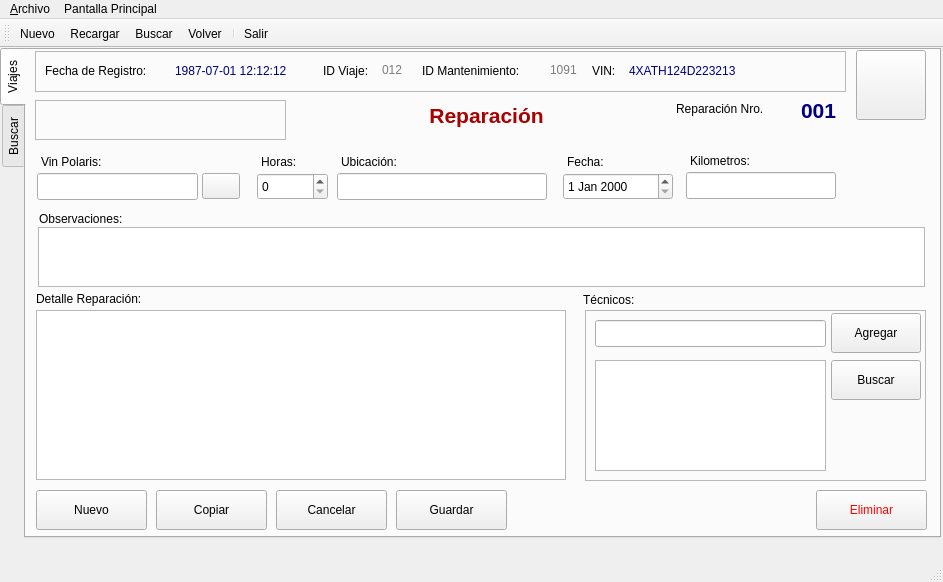
<?xml version="1.0" encoding="UTF-8"?>
<ui version="4.0">
 <class>frmViaje</class>
 <widget class="QMainWindow" name="frmViaje">
  <property name="geometry">
   <rect>
    <x>0</x>
    <y>0</y>
    <width>943</width>
    <height>582</height>
   </rect>
  </property>
  <property name="acceptDrops">
   <bool>true</bool>
  </property>
  <property name="windowTitle">
   <string>Viajes Mantenimientos</string>
  </property>
  <property name="windowIcon">
   <iconset resource="polaris.qrc">
    <normaloff>:/Icons/icons/gear.png</normaloff>:/Icons/icons/gear.png</iconset>
  </property>
  <property name="documentMode">
   <bool>false</bool>
  </property>
  <property name="tabShape">
   <enum>QTabWidget::Rounded</enum>
  </property>
  <widget class="QWidget" name="centralwidget">
   <widget class="QTabWidget" name="tabWidget">
    <property name="geometry">
     <rect>
      <x>0</x>
      <y>0</y>
      <width>941</width>
      <height>490</height>
     </rect>
    </property>
    <property name="toolTip">
     <string notr="true"/>
    </property>
    <property name="styleSheet">
     <string notr="true"/>
    </property>
    <property name="tabPosition">
     <enum>QTabWidget::West</enum>
    </property>
    <property name="currentIndex">
     <number>0</number>
    </property>
    <property name="iconSize">
     <size>
      <width>16</width>
      <height>16</height>
     </size>
    </property>
    <property name="documentMode">
     <bool>false</bool>
    </property>
    <property name="tabsClosable">
     <bool>false</bool>
    </property>
    <property name="movable">
     <bool>true</bool>
    </property>
    <widget class="QWidget" name="tab_form">
     <attribute name="icon">
      <iconset>
       <normalon>:/Icons/icons/flag_black.png</normalon>
      </iconset>
     </attribute>
     <attribute name="title">
      <string>Viajes</string>
     </attribute>
     <widget class="QFrame" name="frame">
      <property name="geometry">
       <rect>
        <x>9</x>
        <y>1</y>
        <width>811</width>
        <height>41</height>
       </rect>
      </property>
      <property name="frameShape">
       <enum>QFrame::StyledPanel</enum>
      </property>
      <property name="frameShadow">
       <enum>QFrame::Raised</enum>
      </property>
      <widget class="QLabel" name="lbl_id_viajea">
       <property name="geometry">
        <rect>
         <x>288</x>
         <y>10</y>
         <width>61</width>
         <height>20</height>
        </rect>
       </property>
       <property name="text">
        <string>ID Viaje:</string>
       </property>
      </widget>
      <widget class="QLabel" name="lbl_id_viajeb">
       <property name="geometry">
        <rect>
         <x>347</x>
         <y>4</y>
         <width>41</width>
         <height>31</height>
        </rect>
       </property>
       <property name="toolTip">
        <string>Identificador del Viaje</string>
       </property>
       <property name="text">
        <string>&lt;html&gt;&lt;head/&gt;&lt;body&gt;&lt;p&gt;&lt;span style=&quot; color:#7c7c7c;&quot;&gt;012&lt;/span&gt;&lt;/p&gt;&lt;/body&gt;&lt;/html&gt;</string>
       </property>
      </widget>
      <widget class="QLabel" name="lbl_fecha_registroa">
       <property name="geometry">
        <rect>
         <x>10</x>
         <y>10</y>
         <width>131</width>
         <height>20</height>
        </rect>
       </property>
       <property name="text">
        <string>Fecha de Registro:</string>
       </property>
      </widget>
      <widget class="QLabel" name="lbl_fecha_registrob">
       <property name="geometry">
        <rect>
         <x>140</x>
         <y>10</y>
         <width>151</width>
         <height>20</height>
        </rect>
       </property>
       <property name="toolTip">
        <string>Fecha de Registro en el sistema</string>
       </property>
       <property name="text">
        <string>&lt;html&gt;&lt;head/&gt;&lt;body&gt;&lt;p&gt;&lt;span style=&quot; color:#00007f;&quot;&gt;1987-07-01 12:12:12&lt;/span&gt;&lt;/p&gt;&lt;/body&gt;&lt;/html&gt;</string>
       </property>
      </widget>
      <widget class="QLabel" name="lbl_vina">
       <property name="geometry">
        <rect>
         <x>557</x>
         <y>10</y>
         <width>31</width>
         <height>20</height>
        </rect>
       </property>
       <property name="text">
        <string>VIN:</string>
       </property>
      </widget>
      <widget class="QLabel" name="lbl_vinb">
       <property name="geometry">
        <rect>
         <x>594</x>
         <y>10</y>
         <width>151</width>
         <height>20</height>
        </rect>
       </property>
       <property name="toolTip">
        <string>Numero de vin del vehiculo</string>
       </property>
       <property name="text">
        <string>&lt;html&gt;&lt;head/&gt;&lt;body&gt;&lt;p&gt;&lt;span style=&quot; color:#00007f;&quot;&gt;4XATH124D223213&lt;/span&gt;&lt;/p&gt;&lt;/body&gt;&lt;/html&gt;</string>
       </property>
      </widget>
      <widget class="QLabel" name="lbl_id_mantenimientoa">
       <property name="geometry">
        <rect>
         <x>387</x>
         <y>10</y>
         <width>127</width>
         <height>20</height>
        </rect>
       </property>
       <property name="text">
        <string>ID Mantenimiento:</string>
       </property>
      </widget>
      <widget class="QLabel" name="lbl_id_mantenimientob">
       <property name="geometry">
        <rect>
         <x>515</x>
         <y>4</y>
         <width>41</width>
         <height>31</height>
        </rect>
       </property>
       <property name="toolTip">
        <string>Identificador de mantenimiento</string>
       </property>
       <property name="text">
        <string>&lt;html&gt;&lt;head/&gt;&lt;body&gt;&lt;p&gt;&lt;span style=&quot; color:#7c7c7c;&quot;&gt;1091&lt;/span&gt;&lt;/p&gt;&lt;/body&gt;&lt;/html&gt;</string>
       </property>
      </widget>
     </widget>
     <widget class="QLabel" name="lbl_vin_polaris">
      <property name="geometry">
       <rect>
        <x>15</x>
        <y>103</y>
        <width>81</width>
        <height>17</height>
       </rect>
      </property>
      <property name="text">
       <string>Vin Polaris:</string>
      </property>
     </widget>
     <widget class="QLabel" name="lbl_detalle_reparacion">
      <property name="geometry">
       <rect>
        <x>10</x>
        <y>240</y>
        <width>161</width>
        <height>17</height>
       </rect>
      </property>
      <property name="text">
       <string>Detalle Reparación:</string>
      </property>
     </widget>
     <widget class="QPushButton" name="btn_guardar">
      <property name="geometry">
       <rect>
        <x>370</x>
        <y>440</y>
        <width>111</width>
        <height>40</height>
       </rect>
      </property>
      <property name="text">
       <string>Guardar</string>
      </property>
      <property name="icon">
       <iconset resource="polaris.qrc">
        <normaloff>:/Icons/icons/filesave.png</normaloff>:/Icons/icons/filesave.png</iconset>
      </property>
     </widget>
     <widget class="QPushButton" name="btn_cancelar">
      <property name="geometry">
       <rect>
        <x>250</x>
        <y>440</y>
        <width>111</width>
        <height>40</height>
       </rect>
      </property>
      <property name="text">
       <string>Cancelar</string>
      </property>
      <property name="icon">
       <iconset>
        <normaloff>:/Icons/icons/button_cancel.png</normaloff>
        <normalon>:/Icons/icons/mail_delete.png</normalon>:/Icons/icons/button_cancel.png</iconset>
      </property>
     </widget>
     <widget class="QPushButton" name="btn_copiar">
      <property name="geometry">
       <rect>
        <x>130</x>
        <y>440</y>
        <width>111</width>
        <height>40</height>
       </rect>
      </property>
      <property name="text">
       <string>Copiar</string>
      </property>
      <property name="icon">
       <iconset>
        <normaloff>:/Icons/icons/document_multiple.png</normaloff>
        <normalon>:/Icons/icons/editpaste.png</normalon>:/Icons/icons/document_multiple.png</iconset>
      </property>
     </widget>
     <widget class="QPushButton" name="btn_nuevo">
      <property name="geometry">
       <rect>
        <x>10</x>
        <y>440</y>
        <width>111</width>
        <height>40</height>
       </rect>
      </property>
      <property name="text">
       <string>Nuevo</string>
      </property>
      <property name="icon">
       <iconset>
        <normalon>:/Icons/icons/filenew.png</normalon>
       </iconset>
      </property>
     </widget>
     <widget class="QPushButton" name="btn_home">
      <property name="geometry">
       <rect>
        <x>830</x>
        <y>0</y>
        <width>70</width>
        <height>70</height>
       </rect>
      </property>
      <property name="toolTip">
       <string>Regreasar al Panel de Control</string>
      </property>
      <property name="text">
       <string/>
      </property>
      <property name="icon">
       <iconset>
        <normalon>:/Icons/icons/folder_home2.png</normalon>
       </iconset>
      </property>
      <property name="iconSize">
       <size>
        <width>56</width>
        <height>56</height>
       </size>
      </property>
     </widget>
     <widget class="QPushButton" name="btn_primero">
      <property name="geometry">
       <rect>
        <x>17</x>
        <y>50</y>
        <width>41</width>
        <height>41</height>
       </rect>
      </property>
      <property name="toolTip">
       <string comment="Primer Registro">&lt;html&gt;&lt;head/&gt;&lt;body&gt;&lt;p&gt;Primer Registro&lt;/p&gt;&lt;/body&gt;&lt;/html&gt;</string>
      </property>
      <property name="text">
       <string/>
      </property>
      <property name="icon">
       <iconset>
        <normalon>:/Icons/icons/start.png</normalon>
       </iconset>
      </property>
      <property name="iconSize">
       <size>
        <width>32</width>
        <height>32</height>
       </size>
      </property>
      <property name="autoDefault">
       <bool>false</bool>
      </property>
      <property name="default">
       <bool>false</bool>
      </property>
      <property name="flat">
       <bool>true</bool>
      </property>
     </widget>
     <widget class="QPushButton" name="btn_anterior">
      <property name="geometry">
       <rect>
        <x>67</x>
        <y>50</y>
        <width>41</width>
        <height>41</height>
       </rect>
      </property>
      <property name="toolTip">
       <string>&lt;html&gt;&lt;head/&gt;&lt;body&gt;&lt;p&gt;Registro Anterior&lt;/p&gt;&lt;/body&gt;&lt;/html&gt;</string>
      </property>
      <property name="text">
       <string/>
      </property>
      <property name="icon">
       <iconset>
        <normalon>:/Icons/icons/previous.png</normalon>
       </iconset>
      </property>
      <property name="iconSize">
       <size>
        <width>32</width>
        <height>32</height>
       </size>
      </property>
      <property name="autoDefault">
       <bool>false</bool>
      </property>
      <property name="default">
       <bool>false</bool>
      </property>
      <property name="flat">
       <bool>true</bool>
      </property>
     </widget>
     <widget class="QPushButton" name="btn_siguiente">
      <property name="geometry">
       <rect>
        <x>157</x>
        <y>50</y>
        <width>41</width>
        <height>41</height>
       </rect>
      </property>
      <property name="toolTip">
       <string>&lt;html&gt;&lt;head/&gt;&lt;body&gt;&lt;p&gt;Siguiente Registro&lt;/p&gt;&lt;/body&gt;&lt;/html&gt;</string>
      </property>
      <property name="text">
       <string/>
      </property>
      <property name="icon">
       <iconset>
        <normalon>:/Icons/icons/forward.png</normalon>
       </iconset>
      </property>
      <property name="iconSize">
       <size>
        <width>32</width>
        <height>32</height>
       </size>
      </property>
      <property name="autoDefault">
       <bool>false</bool>
      </property>
      <property name="default">
       <bool>false</bool>
      </property>
      <property name="flat">
       <bool>true</bool>
      </property>
     </widget>
     <widget class="QPushButton" name="btn_ultimo">
      <property name="geometry">
       <rect>
        <x>207</x>
        <y>50</y>
        <width>41</width>
        <height>41</height>
       </rect>
      </property>
      <property name="toolTip">
       <string>Último Registro</string>
      </property>
      <property name="text">
       <string/>
      </property>
      <property name="icon">
       <iconset>
        <normalon>:/Icons/icons/finish.png</normalon>
       </iconset>
      </property>
      <property name="iconSize">
       <size>
        <width>32</width>
        <height>32</height>
       </size>
      </property>
      <property name="autoDefault">
       <bool>false</bool>
      </property>
      <property name="default">
       <bool>false</bool>
      </property>
      <property name="flat">
       <bool>true</bool>
      </property>
     </widget>
     <widget class="QPushButton" name="btn_recargar">
      <property name="geometry">
       <rect>
        <x>117</x>
        <y>50</y>
        <width>41</width>
        <height>41</height>
       </rect>
      </property>
      <property name="toolTip">
       <string>Recargar</string>
      </property>
      <property name="text">
       <string/>
      </property>
      <property name="icon">
       <iconset>
        <normalon>:/Icons/icons/reload.png</normalon>
       </iconset>
      </property>
      <property name="iconSize">
       <size>
        <width>40</width>
        <height>40</height>
       </size>
      </property>
      <property name="autoDefault">
       <bool>false</bool>
      </property>
      <property name="default">
       <bool>false</bool>
      </property>
      <property name="flat">
       <bool>true</bool>
      </property>
     </widget>
     <widget class="QFrame" name="frame_2">
      <property name="geometry">
       <rect>
        <x>9</x>
        <y>50</y>
        <width>251</width>
        <height>40</height>
       </rect>
      </property>
      <property name="frameShape">
       <enum>QFrame::StyledPanel</enum>
      </property>
      <property name="frameShadow">
       <enum>QFrame::Raised</enum>
      </property>
     </widget>
     <widget class="QPushButton" name="btn_eliminar">
      <property name="geometry">
       <rect>
        <x>790</x>
        <y>440</y>
        <width>111</width>
        <height>40</height>
       </rect>
      </property>
      <property name="styleSheet">
       <string notr="true">color: rgb(255, 0, 0);

</string>
      </property>
      <property name="text">
       <string>Eliminar</string>
      </property>
      <property name="icon">
       <iconset>
        <normaloff>:/Icons/icons/button_cancel.png</normaloff>
        <normalon>:/Icons/icons/user_trash.png</normalon>:/Icons/icons/button_cancel.png</iconset>
      </property>
     </widget>
     <widget class="QTableWidget" name="tbl_detalle_reparacion">
      <property name="geometry">
       <rect>
        <x>10</x>
        <y>260</y>
        <width>530</width>
        <height>170</height>
       </rect>
      </property>
      <property name="toolTip">
       <string>Detallar el mantenimiento</string>
      </property>
     </widget>
     <widget class="QLineEdit" name="txt_vin_polaris">
      <property name="geometry">
       <rect>
        <x>11</x>
        <y>123</y>
        <width>161</width>
        <height>27</height>
       </rect>
      </property>
      <property name="toolTip">
       <string>Ingresar un nuevo vin</string>
      </property>
     </widget>
     <widget class="QPushButton" name="btn_buscar_vin_polaris">
      <property name="geometry">
       <rect>
        <x>176</x>
        <y>123</y>
        <width>38</width>
        <height>26</height>
       </rect>
      </property>
      <property name="toolTip">
       <string>Buscar un vin de un vehiculo</string>
      </property>
      <property name="text">
       <string/>
      </property>
      <property name="icon">
       <iconset>
        <normalon>:/Icons/icons/kfind.png</normalon>
       </iconset>
      </property>
     </widget>
     <widget class="QLabel" name="lbl_horas">
      <property name="geometry">
       <rect>
        <x>235</x>
        <y>103</y>
        <width>50</width>
        <height>17</height>
       </rect>
      </property>
      <property name="text">
       <string>Horas:</string>
      </property>
      <property name="buddy">
       <cstring>cmb_horas</cstring>
      </property>
     </widget>
     <widget class="QSpinBox" name="cmb_horas">
      <property name="geometry">
       <rect>
        <x>231</x>
        <y>123</y>
        <width>71</width>
        <height>27</height>
       </rect>
      </property>
      <property name="maximum">
       <number>99</number>
      </property>
     </widget>
     <widget class="QLabel" name="lbl_ubicacion">
      <property name="geometry">
       <rect>
        <x>315</x>
        <y>103</y>
        <width>81</width>
        <height>17</height>
       </rect>
      </property>
      <property name="text">
       <string>Ubicación:</string>
      </property>
     </widget>
     <widget class="QLineEdit" name="txt_ubicacion">
      <property name="geometry">
       <rect>
        <x>311</x>
        <y>123</y>
        <width>210</width>
        <height>27</height>
       </rect>
      </property>
      <property name="toolTip">
       <string>Ingresar ubicacion</string>
      </property>
     </widget>
     <widget class="QDateEdit" name="cmb_fecha">
      <property name="geometry">
       <rect>
        <x>537</x>
        <y>123</y>
        <width>110</width>
        <height>27</height>
       </rect>
      </property>
     </widget>
     <widget class="QLabel" name="lbl_fecha">
      <property name="geometry">
       <rect>
        <x>541</x>
        <y>103</y>
        <width>50</width>
        <height>17</height>
       </rect>
      </property>
      <property name="text">
       <string>Fecha:</string>
      </property>
      <property name="buddy">
       <cstring>cmb_fecha</cstring>
      </property>
     </widget>
     <widget class="QLabel" name="lbl_kilometros">
      <property name="geometry">
       <rect>
        <x>664</x>
        <y>102</y>
        <width>81</width>
        <height>17</height>
       </rect>
      </property>
      <property name="text">
       <string>Kilometros:</string>
      </property>
     </widget>
     <widget class="QLineEdit" name="txt_kilometros">
      <property name="geometry">
       <rect>
        <x>660</x>
        <y>122</y>
        <width>150</width>
        <height>27</height>
       </rect>
      </property>
      <property name="toolTip">
       <string>Ingresar kilometros</string>
      </property>
     </widget>
     <widget class="QPlainTextEdit" name="rtxt_observaciones">
      <property name="geometry">
       <rect>
        <x>12</x>
        <y>177</y>
        <width>887</width>
        <height>60</height>
       </rect>
      </property>
      <property name="toolTip">
       <string>Observaciondes del vehiculo</string>
      </property>
     </widget>
     <widget class="QLabel" name="lbl_observaciones">
      <property name="geometry">
       <rect>
        <x>13</x>
        <y>160</y>
        <width>100</width>
        <height>17</height>
       </rect>
      </property>
      <property name="text">
       <string>Observaciones:</string>
      </property>
     </widget>
     <widget class="QFrame" name="frame_3">
      <property name="geometry">
       <rect>
        <x>559</x>
        <y>260</y>
        <width>341</width>
        <height>171</height>
       </rect>
      </property>
      <property name="styleSheet">
       <string notr="true"/>
      </property>
      <property name="frameShape">
       <enum>QFrame::StyledPanel</enum>
      </property>
      <property name="frameShadow">
       <enum>QFrame::Raised</enum>
      </property>
      <widget class="QListView" name="lsv_tecnicos">
       <property name="geometry">
        <rect>
         <x>10</x>
         <y>50</y>
         <width>231</width>
         <height>111</height>
        </rect>
       </property>
       <property name="toolTip">
        <string>Listado de tecnicos</string>
       </property>
      </widget>
      <widget class="QLineEdit" name="txt_tecnicos">
       <property name="geometry">
        <rect>
         <x>10</x>
         <y>10</y>
         <width>231</width>
         <height>27</height>
        </rect>
       </property>
       <property name="toolTip">
        <string>Agregar tecnicos</string>
       </property>
       <property name="dragEnabled">
        <bool>true</bool>
       </property>
      </widget>
      <widget class="QPushButton" name="btn_agregar_tecnicos">
       <property name="geometry">
        <rect>
         <x>246</x>
         <y>3</y>
         <width>90</width>
         <height>40</height>
        </rect>
       </property>
       <property name="toolTip">
        <string>Agregar nuevos tecnicos</string>
       </property>
       <property name="text">
        <string>Agregar</string>
       </property>
       <property name="icon">
        <iconset resource="polaris.qrc">
         <normaloff>:/Icons/icons/plus.png</normaloff>:/Icons/icons/plus.png</iconset>
       </property>
      </widget>
      <widget class="QPushButton" name="btn_buscar_tecnicos">
       <property name="geometry">
        <rect>
         <x>246</x>
         <y>50</y>
         <width>90</width>
         <height>40</height>
        </rect>
       </property>
       <property name="toolTip">
        <string>Buscar tecnicos</string>
       </property>
       <property name="text">
        <string>Buscar</string>
       </property>
       <property name="icon">
        <iconset resource="polaris.qrc">
         <normaloff>:/Icons/icons/find.png</normaloff>:/Icons/icons/find.png</iconset>
       </property>
      </widget>
     </widget>
     <widget class="QLabel" name="lbl_tecnicos">
      <property name="geometry">
       <rect>
        <x>557</x>
        <y>240</y>
        <width>81</width>
        <height>20</height>
       </rect>
      </property>
      <property name="text">
       <string>Técnicos:</string>
      </property>
     </widget>
     <widget class="QLabel" name="lbl_reparacion_nroa">
      <property name="geometry">
       <rect>
        <x>650</x>
        <y>49</y>
        <width>111</width>
        <height>20</height>
       </rect>
      </property>
      <property name="text">
       <string>Reparación Nro.</string>
      </property>
     </widget>
     <widget class="QLabel" name="lbl_reparacion_nrob">
      <property name="geometry">
       <rect>
        <x>775</x>
        <y>45</y>
        <width>41</width>
        <height>31</height>
       </rect>
      </property>
      <property name="toolTip">
       <string>Numero de reparacion</string>
      </property>
      <property name="text">
       <string>&lt;html&gt;&lt;head/&gt;&lt;body&gt;&lt;p&gt;&lt;span style=&quot; font-size:16pt; font-weight:600; color:#00007f;&quot;&gt;001&lt;/span&gt;&lt;/p&gt;&lt;/body&gt;&lt;/html&gt;</string>
      </property>
     </widget>
     <widget class="QLabel" name="lbl_reparacion">
      <property name="geometry">
       <rect>
        <x>330</x>
        <y>50</y>
        <width>261</width>
        <height>31</height>
       </rect>
      </property>
      <property name="toolTip">
       <string/>
      </property>
      <property name="text">
       <string>&lt;html&gt;&lt;head/&gt;&lt;body&gt;&lt;p align=&quot;center&quot;&gt;&lt;span style=&quot; font-size:16pt; font-weight:600; color:#aa0000;&quot;&gt;Reparación&lt;/span&gt;&lt;/p&gt;&lt;/body&gt;&lt;/html&gt;</string>
      </property>
     </widget>
     <zorder>frame_2</zorder>
     <zorder>frame</zorder>
     <zorder>lbl_vin_polaris</zorder>
     <zorder>lbl_detalle_reparacion</zorder>
     <zorder>btn_guardar</zorder>
     <zorder>btn_cancelar</zorder>
     <zorder>btn_copiar</zorder>
     <zorder>btn_nuevo</zorder>
     <zorder>btn_home</zorder>
     <zorder>btn_primero</zorder>
     <zorder>btn_anterior</zorder>
     <zorder>btn_siguiente</zorder>
     <zorder>btn_ultimo</zorder>
     <zorder>btn_recargar</zorder>
     <zorder>btn_eliminar</zorder>
     <zorder>tbl_detalle_reparacion</zorder>
     <zorder>txt_vin_polaris</zorder>
     <zorder>btn_buscar_vin_polaris</zorder>
     <zorder>lbl_horas</zorder>
     <zorder>cmb_horas</zorder>
     <zorder>lbl_ubicacion</zorder>
     <zorder>txt_ubicacion</zorder>
     <zorder>cmb_fecha</zorder>
     <zorder>lbl_fecha</zorder>
     <zorder>lbl_kilometros</zorder>
     <zorder>txt_kilometros</zorder>
     <zorder>rtxt_observaciones</zorder>
     <zorder>lbl_observaciones</zorder>
     <zorder>frame_3</zorder>
     <zorder>lbl_tecnicos</zorder>
     <zorder>lbl_reparacion_nroa</zorder>
     <zorder>lbl_reparacion_nrob</zorder>
     <zorder>lbl_reparacion</zorder>
    </widget>
    <widget class="QWidget" name="tab_search">
     <attribute name="icon">
      <iconset>
       <normalon>:/Icons/icons/find.png</normalon>
      </iconset>
     </attribute>
     <attribute name="title">
      <string>Buscar</string>
     </attribute>
     <widget class="QTableWidget" name="tbl_resultados">
      <property name="geometry">
       <rect>
        <x>7</x>
        <y>70</y>
        <width>891</width>
        <height>360</height>
       </rect>
      </property>
      <property name="toolTip">
       <string>Resultados Búsqueda</string>
      </property>
     </widget>
     <widget class="QLineEdit" name="txt_criterio">
      <property name="geometry">
       <rect>
        <x>349</x>
        <y>30</y>
        <width>301</width>
        <height>27</height>
       </rect>
      </property>
      <property name="toolTip">
       <string>Ingrese un criterio de búsqueda basado en el operador</string>
      </property>
     </widget>
     <widget class="QComboBox" name="cmb_columna">
      <property name="geometry">
       <rect>
        <x>7</x>
        <y>30</y>
        <width>171</width>
        <height>27</height>
       </rect>
      </property>
      <property name="toolTip">
       <string>Seleccione una columna por la que desea buscar</string>
      </property>
     </widget>
     <widget class="QComboBox" name="cmb_operador">
      <property name="geometry">
       <rect>
        <x>189</x>
        <y>30</y>
        <width>149</width>
        <height>27</height>
       </rect>
      </property>
      <property name="toolTip">
       <string>Operador</string>
      </property>
      <item>
       <property name="text">
        <string>Es Igual a...</string>
       </property>
      </item>
      <item>
       <property name="text">
        <string>Contiene...</string>
       </property>
      </item>
      <item>
       <property name="text">
        <string>Empieza Con...</string>
       </property>
      </item>
      <item>
       <property name="text">
        <string>Termina en...</string>
       </property>
      </item>
      <item>
       <property name="text">
        <string>No tiene...</string>
       </property>
      </item>
      <item>
       <property name="text">
        <string>Diferente de...</string>
       </property>
      </item>
     </widget>
     <widget class="QLabel" name="lbl_columna">
      <property name="geometry">
       <rect>
        <x>9</x>
        <y>10</y>
        <width>93</width>
        <height>17</height>
       </rect>
      </property>
      <property name="text">
       <string>Columna:</string>
      </property>
     </widget>
     <widget class="QLabel" name="lbl_operador">
      <property name="geometry">
       <rect>
        <x>192</x>
        <y>10</y>
        <width>79</width>
        <height>17</height>
       </rect>
      </property>
      <property name="text">
       <string>Operador:</string>
      </property>
     </widget>
     <widget class="QLabel" name="lbl_criterio">
      <property name="geometry">
       <rect>
        <x>351</x>
        <y>10</y>
        <width>101</width>
        <height>17</height>
       </rect>
      </property>
      <property name="text">
       <string>Criterio:</string>
      </property>
     </widget>
     <widget class="QPushButton" name="btn_buscar">
      <property name="geometry">
       <rect>
        <x>660</x>
        <y>20</y>
        <width>111</width>
        <height>40</height>
       </rect>
      </property>
      <property name="toolTip">
       <string>Buscar</string>
      </property>
      <property name="text">
       <string>Buscar</string>
      </property>
      <property name="icon">
       <iconset>
        <normalon>:/Icons/icons/kfind.png</normalon>
       </iconset>
      </property>
     </widget>
     <widget class="QPushButton" name="btn_monstrar">
      <property name="geometry">
       <rect>
        <x>650</x>
        <y>440</y>
        <width>240</width>
        <height>40</height>
       </rect>
      </property>
      <property name="text">
       <string>Mostrar</string>
      </property>
      <property name="icon">
       <iconset>
        <normalon>:/Icons/icons/apply.png</normalon>
       </iconset>
      </property>
     </widget>
    </widget>
   </widget>
  </widget>
  <widget class="QMenuBar" name="menubar">
   <property name="geometry">
    <rect>
     <x>0</x>
     <y>0</y>
     <width>943</width>
     <height>21</height>
    </rect>
   </property>
   <property name="nativeMenuBar">
    <bool>true</bool>
   </property>
   <widget class="QMenu" name="menuArchivo">
    <property name="title">
     <string>&amp;Archivo</string>
    </property>
    <addaction name="actionNuevo"/>
    <addaction name="actionRecargar"/>
    <addaction name="action_Buscar"/>
    <addaction name="separator"/>
    <addaction name="action_Salir"/>
    <addaction name="separator"/>
   </widget>
   <widget class="QMenu" name="menuPantalla_Principal">
    <property name="title">
     <string>Pantalla Principal</string>
    </property>
    <addaction name="action_Volver"/>
   </widget>
   <addaction name="menuArchivo"/>
   <addaction name="menuPantalla_Principal"/>
  </widget>
  <widget class="QStatusBar" name="statusbar"/>
  <widget class="QToolBar" name="toolBar">
   <property name="windowTitle">
    <string>toolBar</string>
   </property>
   <attribute name="toolBarArea">
    <enum>TopToolBarArea</enum>
   </attribute>
   <attribute name="toolBarBreak">
    <bool>false</bool>
   </attribute>
   <addaction name="actionNuevo"/>
   <addaction name="actionRecargar"/>
   <addaction name="action_Buscar"/>
   <addaction name="action_Volver"/>
   <addaction name="separator"/>
   <addaction name="action_Salir"/>
  </widget>
  <action name="actionNuevo">
   <property name="icon">
    <iconset>
     <normalon>:/Icons/icons/accessories_text_editor.png</normalon>
    </iconset>
   </property>
   <property name="text">
    <string>&amp;Nuevo</string>
   </property>
   <property name="toolTip">
    <string>Nuevo</string>
   </property>
   <property name="shortcut">
    <string>Ctrl+N</string>
   </property>
  </action>
  <action name="action_Salir">
   <property name="icon">
    <iconset>
     <normalon>:/Icons/icons/exit.png</normalon>
    </iconset>
   </property>
   <property name="text">
    <string>&amp;Salir</string>
   </property>
   <property name="toolTip">
    <string>Salir</string>
   </property>
   <property name="shortcut">
    <string>Ctrl+S</string>
   </property>
  </action>
  <action name="action_Buscar">
   <property name="icon">
    <iconset>
     <normalon>:/Icons/icons/kfind.png</normalon>
    </iconset>
   </property>
   <property name="text">
    <string>&amp;Buscar</string>
   </property>
   <property name="toolTip">
    <string>Buscar</string>
   </property>
   <property name="shortcut">
    <string>Ctrl+B</string>
   </property>
  </action>
  <action name="action_Volver">
   <property name="icon">
    <iconset>
     <normalon>:/Icons/icons/folder_home2.png</normalon>
    </iconset>
   </property>
   <property name="text">
    <string>&amp;Volver</string>
   </property>
   <property name="toolTip">
    <string>Panel de Control</string>
   </property>
   <property name="shortcut">
    <string>F10</string>
   </property>
  </action>
  <action name="actionRecargar">
   <property name="icon">
    <iconset>
     <normalon>:/Icons/icons/reload.png</normalon>
    </iconset>
   </property>
   <property name="text">
    <string>&amp;Recargar</string>
   </property>
   <property name="toolTip">
    <string>Recargar</string>
   </property>
   <property name="shortcut">
    <string>F5</string>
   </property>
  </action>
 </widget>
 <tabstops>
  <tabstop>tabWidget</tabstop>
 </tabstops>
 <resources>
  <include location="polaris.qrc"/>
 </resources>
 <connections/>
</ui>
